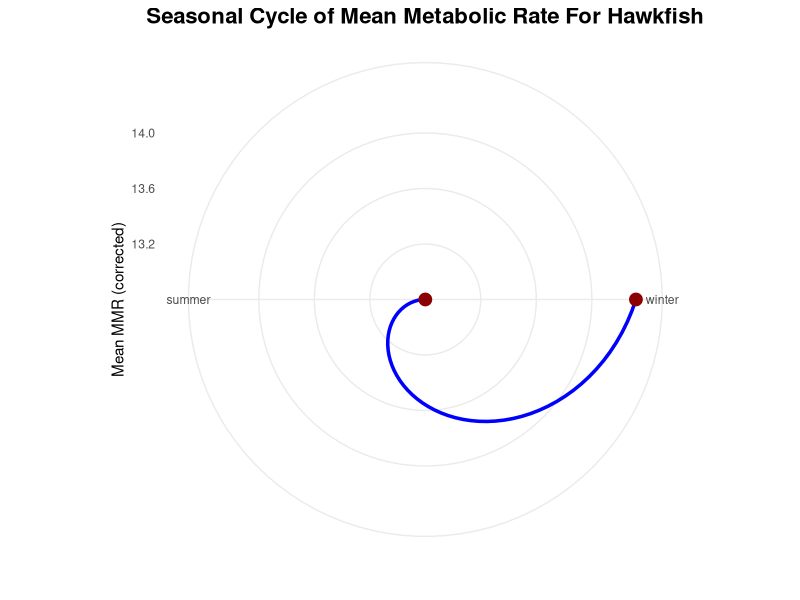
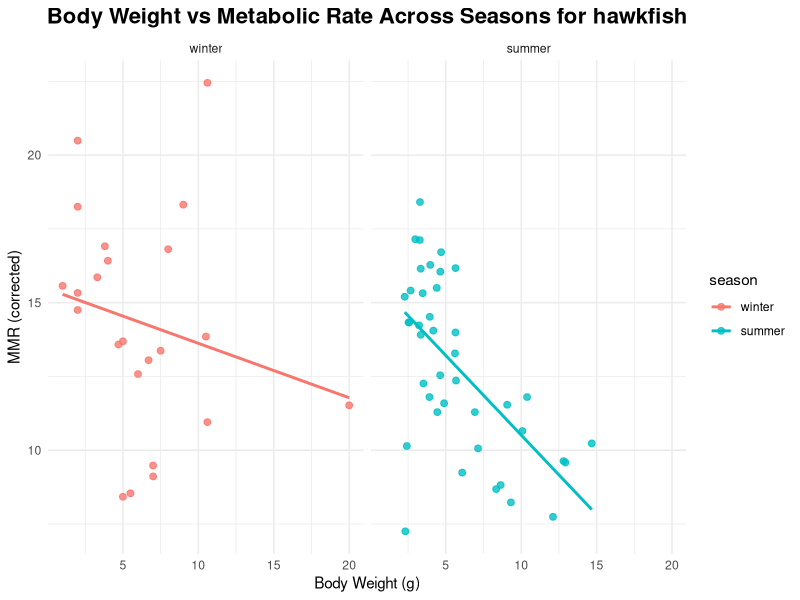
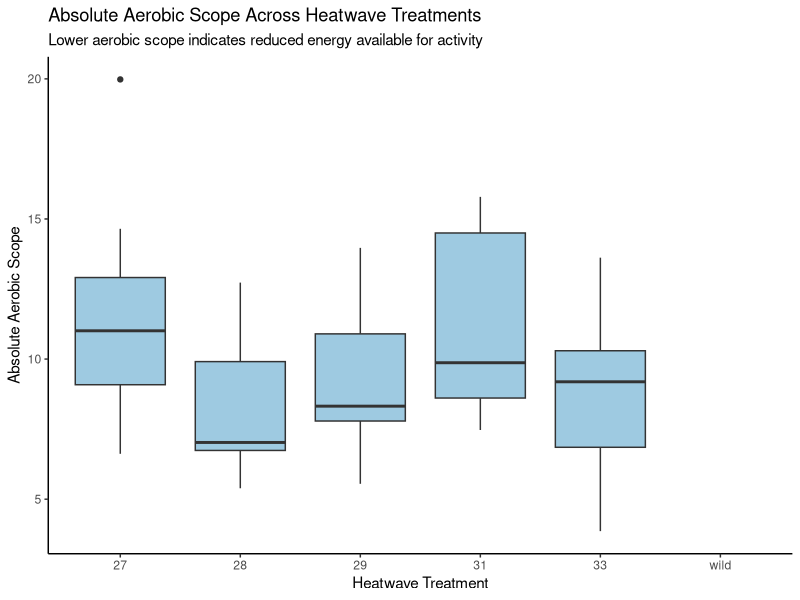
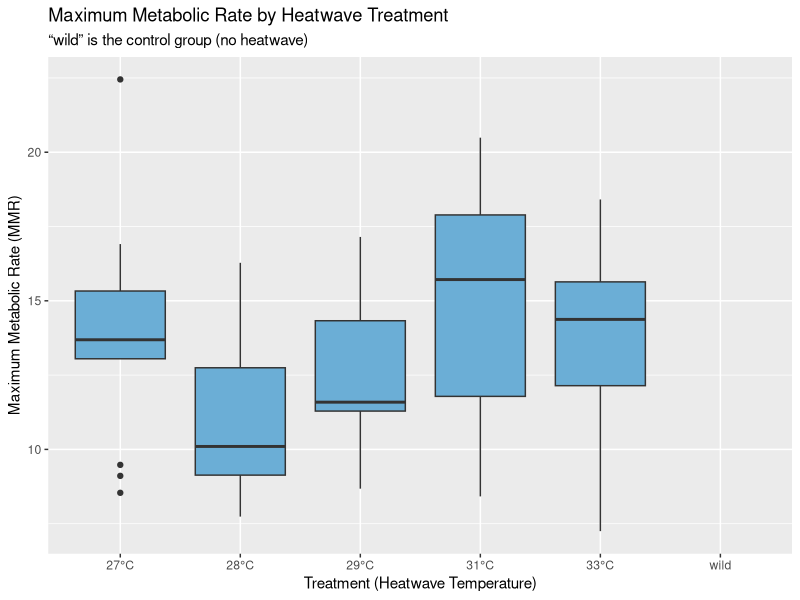
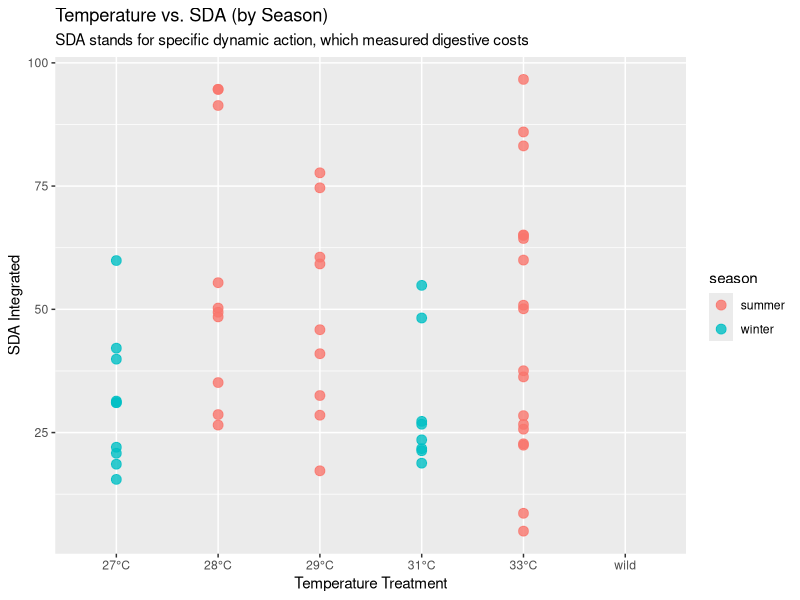

Recreate these plots in R, in order.
## ---- chunk 1
library(tidyverse)
library(broom)
library(viridisLite)
library(ggplot2)
## ---- chunk 2
heatwaves_coral_fish <- read_csv("../data/VanWert_etal_2023_hawkfish.csv")
glimpse(heatwaves_coral_fish)
## ---- chunk 3
heatwaves_coral_fish_clean <- heatwaves_coral_fish |>
  rename(wet_mass = bw_g,
         total_length = tl_cm,
         standard_length = sl_cm,
         max_metabolic_rate = mmr_corrected,
         standard_metabolic_rate = smr_low10_all,
         absolute_aerobic_scope = aas_corrected,
         factorial_aerobic_scope = fas,
         SDA_coeff = sda_coeff,
         temp_of_arrhythmia = tarr,
         peak_max_heart_rate = fhmax_peak,
         temp_at_max_heart_rate = tpeak)
## ---- chunk 4

heatwave_vs_mmr <- heatwaves_coral_fish_clean |>
  ggplot(aes(x = treatment_new, y = max_metabolic_rate)) +
  geom_boxplot(fill = "#6BAED6") +
  scale_x_discrete(labels = function(x) ifelse(x == "wild", "wild", paste0(x, "°C"))) +
  labs(
    title = "Maximum Metabolic Rate by Heatwave Treatment",
    subtitle = "“wild” is the control group (no heatwave)",
    x = "Treatment (Heatwave Temperature)",
    y = "Maximum Metabolic Rate (MMR)"
  )

# Save the plot
ggsave("fig_heatwave_boxplot.png", heatwave_vs_mmr, width = 7, height = 5)

## ---- chunk 5

temp_energy_season <- heatwaves_coral_fish_clean |>
  ggplot(aes(x = treatment_new, y = SDA_integrated, color = season)) +
  geom_point(alpha = 0.8, size = 3) +
  scale_x_discrete(labels = function(x) ifelse(x == "wild", "wild", paste0(x, "°C"))) +
  labs(
    title = "Temperature vs. SDA (by Season)",
    subtitle = "SDA stands for specific dynamic action, which measured digestive costs",
    x = "Temperature Treatment",
    y = "SDA Integrated"
  )

# Save the plot
ggsave("fig_temp_energy_season_scatterplot.png", temp_energy_season, width = 7, height = 5)
## ---- chunk 6

df <- read.csv("../data/VanWert_etal_2023_hawkfish.csv")
df$season <- factor(df$season, 
                    levels = c("winter", "spring", "summer", "fall"))


season_means <- df |>
  group_by(season) |>
  summarise(mean_mmr = mean(mmr_corrected, na.rm = TRUE))


ggplot(season_means, aes(x = season, y = mean_mmr, group = 1)) +
  geom_line(size = 1.2, color = "blue") +
  geom_point(size = 4, color = "darkred") +
  coord_polar() +
  theme_minimal() +
  labs(
    title = "Seasonal Cycle of Mean Metabolic Rate For Hawkfish",
    x = "",
    y = "Mean MMR (corrected)"
  ) +
  theme(
    plot.title = element_text(size = 16, face = "bold", hjust = 0.5)
   
  )


## ---- chunk 7

df <- read.csv("../data/VanWert_etal_2023_hawkfish.csv")

df$season <- factor(df$season, 
                    levels = c("winter", "spring", "summer", "fall"))

ggplot(df, aes(x = bw_g, y = mmr_corrected, color = season)) +
  geom_point(alpha = 0.8, size = 2) +
  geom_smooth(method = "lm", se = FALSE) +
  facet_wrap(~ season, nrow = 1) +
  theme_minimal() +
  labs(
    title = "Body Weight vs Metabolic Rate Across Seasons for hawkfish",
    x = "Body Weight (g)",
    y = "MMR (corrected)"
  ) +
  theme(
    plot.title = element_text(size = 16, face = "bold", hjust = 0.5)

  )

## ---- chunk 8
aerobic_scope_treatment <- heatwaves_coral_fish_clean |>
  ggplot(aes(x = treatment_new, y = absolute_aerobic_scope)) +
  geom_boxplot(fill = "#9ECAE1") +
  labs(
    title = "Absolute Aerobic Scope Across Heatwave Treatments",
    subtitle = "Lower aerobic scope indicates reduced energy available for activity",
    x = "Heatwave Treatment",
    y = "Absolute Aerobic Scope"
  ) +
  theme_classic()

# Display the plot
aerobic_scope_treatment
## ---- chunk 9

## ---- chunk 10
